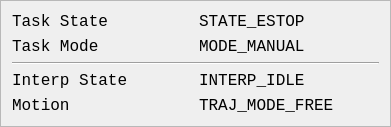
     <widget class="QFrame" name="frame_TaskState">
      <property name="geometry">
       <rect>
        <x>40</x>
        <y>900</y>
        <width>391</width>
        <height>114</height>
       </rect>
      </property>
      <property name="font">
       <font>
        <family>Monospace</family>
        <pointsize>12</pointsize>
       </font>
      </property>
      <property name="frameShape">
       <enum>QFrame::StyledPanel</enum>
      </property>
      <property name="frameShadow">
       <enum>QFrame::Raised</enum>
      </property>
      <layout class="QGridLayout" name="gridLayout_2">
       <item row="0" column="1" alignment="Qt::AlignLeft">
        <widget class="QLabel" name="label_7">
         <property name="font">
          <font>
           <family>Monospace</family>
           <pointsize>12</pointsize>
           <italic>false</italic>
          </font>
         </property>
         <property name="text">
          <string>Task State</string>
         </property>
        </widget>
       </item>
       <item row="1" column="1">
        <widget class="QLabel" name="label_8">
         <property name="font">
          <font>
           <family>Monospace</family>
           <pointsize>12</pointsize>
           <italic>false</italic>
          </font>
         </property>
         <property name="text">
          <string>Task Mode</string>
         </property>
        </widget>
       </item>
       <item row="3" column="1">
        <widget class="QLabel" name="label_28">
         <property name="font">
          <font>
           <family>Monospace</family>
           <pointsize>12</pointsize>
           <italic>false</italic>
          </font>
         </property>
         <property name="text">
          <string>Interp State</string>
         </property>
        </widget>
       </item>
       <item row="0" column="2">
        <widget class="QLabel" name="task_state_lb">
         <property name="font">
          <font>
           <family>Monospace</family>
           <pointsize>12</pointsize>
           <italic>false</italic>
          </font>
         </property>
         <property name="text">
          <string>STATE_ESTOP</string>
         </property>
        </widget>
       </item>
       <item row="1" column="2">
        <widget class="QLabel" name="task_mode_lb">
         <property name="font">
          <font>
           <family>Monospace</family>
           <pointsize>12</pointsize>
           <italic>false</italic>
          </font>
         </property>
         <property name="text">
          <string>MODE_MANUAL</string>
         </property>
        </widget>
       </item>
       <item row="4" column="2">
        <widget class="QLabel" name="motion_mode_lb">
         <property name="font">
          <font>
           <family>Monospace</family>
           <pointsize>12</pointsize>
           <italic>false</italic>
          </font>
         </property>
         <property name="text">
          <string>TRAJ_MODE_FREE</string>
         </property>
        </widget>
       </item>
       <item row="3" column="2">
        <widget class="QLabel" name="interp_state_lb">
         <property name="font">
          <font>
           <family>Monospace</family>
           <pointsize>12</pointsize>
           <italic>false</italic>
          </font>
         </property>
         <property name="text">
          <string>INTERP_IDLE</string>
         </property>
        </widget>
       </item>
       <item row="4" column="1">
        <widget class="QLabel" name="label_23">
         <property name="font">
          <font>
           <family>Monospace</family>
           <pointsize>12</pointsize>
           <italic>false</italic>
          </font>
         </property>
         <property name="text">
          <string>Motion</string>
         </property>
        </widget>
       </item>
       <item row="2" column="1" colspan="2">
        <widget class="Line" name="line">
         <property name="orientation">
          <enum>Qt::Horizontal</enum>
         </property>
        </widget>
       </item>
      </layout>
     </widget>
